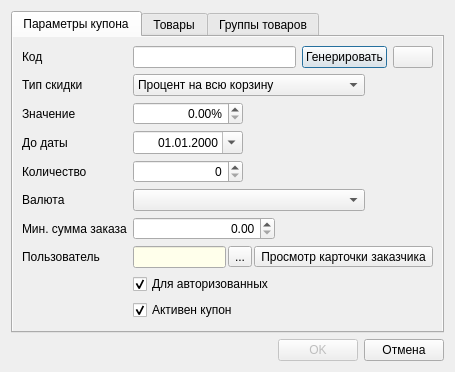
<?xml version="1.0" encoding="UTF-8"?>
<ui version="4.0">
 <class>FormCouponCard</class>
 <widget class="QDialog" name="FormCouponCard">
  <property name="geometry">
   <rect>
    <x>0</x>
    <y>0</y>
    <width>455</width>
    <height>358</height>
   </rect>
  </property>
  <property name="windowTitle">
   <string>Новый купон</string>
  </property>
  <layout class="QVBoxLayout" name="verticalLayout">
   <item>
    <widget class="QTabWidget" name="tabWidgetCoupon">
     <property name="autoFillBackground">
      <bool>true</bool>
     </property>
     <property name="currentIndex">
      <number>0</number>
     </property>
     <widget class="QWidget" name="tabMain">
      <property name="autoFillBackground">
       <bool>true</bool>
      </property>
      <attribute name="title">
       <string>Параметры купона</string>
      </attribute>
      <layout class="QGridLayout" name="gridLayout">
       <item row="0" column="0">
        <widget class="QLabel" name="label">
         <property name="text">
          <string>Код</string>
         </property>
        </widget>
       </item>
       <item row="0" column="1" colspan="5">
        <layout class="QHBoxLayout" name="horizontalLayout_4">
         <item>
          <widget class="QLineEdit" name="lineEditCode"/>
         </item>
         <item>
          <widget class="QPushButton" name="pushButtonGenerateCode">
           <property name="text">
            <string>Генерировать</string>
           </property>
          </widget>
         </item>
         <item>
          <widget class="QPushButton" name="pushButtonCopyCode">
           <property name="toolTip">
            <string>Скопировать код в буфер обмена</string>
           </property>
           <property name="text">
            <string/>
           </property>
           <property name="icon">
            <iconset resource="../../res.qrc">
             <normaloff>:/32/icons/32x32/copy.png</normaloff>:/32/icons/32x32/copy.png</iconset>
           </property>
          </widget>
         </item>
        </layout>
       </item>
       <item row="1" column="0">
        <widget class="QLabel" name="label_2">
         <property name="text">
          <string>Тип скидки</string>
         </property>
        </widget>
       </item>
       <item row="1" column="1" colspan="4">
        <widget class="QComboBox" name="comboBoxType">
         <property name="sizePolicy">
          <sizepolicy hsizetype="Expanding" vsizetype="Fixed">
           <horstretch>0</horstretch>
           <verstretch>0</verstretch>
          </sizepolicy>
         </property>
         <item>
          <property name="text">
           <string>Процент на всю корзину</string>
          </property>
         </item>
         <item>
          <property name="text">
           <string>Абсолютная скидка на корзину</string>
          </property>
         </item>
         <item>
          <property name="text">
           <string>Процент на позиции товаров</string>
          </property>
         </item>
        </widget>
       </item>
       <item row="1" column="5">
        <spacer name="horizontalSpacer_2">
         <property name="orientation">
          <enum>Qt::Horizontal</enum>
         </property>
         <property name="sizeType">
          <enum>QSizePolicy::Preferred</enum>
         </property>
         <property name="sizeHint" stdset="0">
          <size>
           <width>78</width>
           <height>19</height>
          </size>
         </property>
        </spacer>
       </item>
       <item row="2" column="0">
        <widget class="QLabel" name="label_3">
         <property name="text">
          <string>Значение</string>
         </property>
        </widget>
       </item>
       <item row="2" column="1">
        <widget class="QDoubleSpinBox" name="doubleSpinBoxValue">
         <property name="sizePolicy">
          <sizepolicy hsizetype="Preferred" vsizetype="Fixed">
           <horstretch>0</horstretch>
           <verstretch>0</verstretch>
          </sizepolicy>
         </property>
         <property name="minimumSize">
          <size>
           <width>80</width>
           <height>0</height>
          </size>
         </property>
         <property name="alignment">
          <set>Qt::AlignRight|Qt::AlignTrailing|Qt::AlignVCenter</set>
         </property>
         <property name="suffix">
          <string>%</string>
         </property>
         <property name="maximum">
          <double>16777215.000000000000000</double>
         </property>
        </widget>
       </item>
       <item row="2" column="2" colspan="4">
        <spacer name="horizontalSpacer_7">
         <property name="orientation">
          <enum>Qt::Horizontal</enum>
         </property>
         <property name="sizeHint" stdset="0">
          <size>
           <width>152</width>
           <height>19</height>
          </size>
         </property>
        </spacer>
       </item>
       <item row="3" column="0">
        <widget class="QLabel" name="label_4">
         <property name="text">
          <string>До даты</string>
         </property>
        </widget>
       </item>
       <item row="3" column="1">
        <widget class="QDateTimeEdit" name="dateTimeEditEnd">
         <property name="alignment">
          <set>Qt::AlignRight|Qt::AlignTrailing|Qt::AlignVCenter</set>
         </property>
         <property name="displayFormat">
          <string>dd.MM.yyyy</string>
         </property>
         <property name="calendarPopup">
          <bool>true</bool>
         </property>
        </widget>
       </item>
       <item row="3" column="3" colspan="3">
        <spacer name="horizontalSpacer_3">
         <property name="orientation">
          <enum>Qt::Horizontal</enum>
         </property>
         <property name="sizeHint" stdset="0">
          <size>
           <width>152</width>
           <height>19</height>
          </size>
         </property>
        </spacer>
       </item>
       <item row="4" column="0">
        <widget class="QLabel" name="label_5">
         <property name="text">
          <string>Количество</string>
         </property>
        </widget>
       </item>
       <item row="4" column="1">
        <widget class="QSpinBox" name="spinBoxCount">
         <property name="sizePolicy">
          <sizepolicy hsizetype="Preferred" vsizetype="Fixed">
           <horstretch>0</horstretch>
           <verstretch>0</verstretch>
          </sizepolicy>
         </property>
         <property name="minimumSize">
          <size>
           <width>110</width>
           <height>0</height>
          </size>
         </property>
         <property name="alignment">
          <set>Qt::AlignRight|Qt::AlignTrailing|Qt::AlignVCenter</set>
         </property>
         <property name="maximum">
          <number>16777215</number>
         </property>
        </widget>
       </item>
       <item row="4" column="3" colspan="3">
        <spacer name="horizontalSpacer_4">
         <property name="orientation">
          <enum>Qt::Horizontal</enum>
         </property>
         <property name="sizeHint" stdset="0">
          <size>
           <width>152</width>
           <height>19</height>
          </size>
         </property>
        </spacer>
       </item>
       <item row="5" column="0">
        <widget class="QLabel" name="labelCurrency">
         <property name="enabled">
          <bool>true</bool>
         </property>
         <property name="text">
          <string>Валюта</string>
         </property>
        </widget>
       </item>
       <item row="5" column="1" colspan="4">
        <widget class="QComboBox" name="comboBoxCurrency">
         <property name="enabled">
          <bool>true</bool>
         </property>
         <property name="sizePolicy">
          <sizepolicy hsizetype="Expanding" vsizetype="Fixed">
           <horstretch>0</horstretch>
           <verstretch>0</verstretch>
          </sizepolicy>
         </property>
        </widget>
       </item>
       <item row="6" column="0">
        <widget class="QLabel" name="label_7">
         <property name="text">
          <string>Мин. сумма заказа</string>
         </property>
        </widget>
       </item>
       <item row="6" column="1" colspan="2">
        <widget class="QDoubleSpinBox" name="doubleSpinBoxMinAmountOrder">
         <property name="sizePolicy">
          <sizepolicy hsizetype="Preferred" vsizetype="Fixed">
           <horstretch>0</horstretch>
           <verstretch>0</verstretch>
          </sizepolicy>
         </property>
         <property name="minimumSize">
          <size>
           <width>120</width>
           <height>0</height>
          </size>
         </property>
         <property name="alignment">
          <set>Qt::AlignRight|Qt::AlignTrailing|Qt::AlignVCenter</set>
         </property>
         <property name="maximum">
          <double>16777215.000000000000000</double>
         </property>
        </widget>
       </item>
       <item row="6" column="4" colspan="2">
        <spacer name="horizontalSpacer_5">
         <property name="orientation">
          <enum>Qt::Horizontal</enum>
         </property>
         <property name="sizeHint" stdset="0">
          <size>
           <width>152</width>
           <height>19</height>
          </size>
         </property>
        </spacer>
       </item>
       <item row="7" column="0">
        <widget class="QLabel" name="label_8">
         <property name="text">
          <string>Пользователь</string>
         </property>
        </widget>
       </item>
       <item row="7" column="1" colspan="5">
        <layout class="QHBoxLayout" name="horizontalLayout_2">
         <property name="spacing">
          <number>2</number>
         </property>
         <item>
          <widget class="QLineEdit" name="lineEditUser">
           <property name="palette">
            <palette>
             <active>
              <colorrole role="Base">
               <brush brushstyle="SolidPattern">
                <color alpha="255">
                 <red>255</red>
                 <green>255</green>
                 <blue>235</blue>
                </color>
               </brush>
              </colorrole>
             </active>
             <inactive>
              <colorrole role="Base">
               <brush brushstyle="SolidPattern">
                <color alpha="255">
                 <red>255</red>
                 <green>255</green>
                 <blue>235</blue>
                </color>
               </brush>
              </colorrole>
             </inactive>
             <disabled>
              <colorrole role="Base">
               <brush brushstyle="SolidPattern">
                <color alpha="255">
                 <red>240</red>
                 <green>240</green>
                 <blue>240</blue>
                </color>
               </brush>
              </colorrole>
             </disabled>
            </palette>
           </property>
           <property name="toolTip">
            <string>Пользователь купона (действителен только для авторизованных пользователей)</string>
           </property>
           <property name="readOnly">
            <bool>true</bool>
           </property>
          </widget>
         </item>
         <item>
          <widget class="QToolButton" name="toolButtonUser">
           <property name="toolTip">
            <string>Выбрать заказчика из справочника</string>
           </property>
           <property name="text">
            <string>...</string>
           </property>
          </widget>
         </item>
         <item>
          <widget class="QToolButton" name="toolButtonUserClear">
           <property name="text">
            <string>Просмотр карточки заказчика</string>
           </property>
           <property name="icon">
            <iconset resource="../../res.qrc">
             <normaloff>:/16/icons/16x16/Delete.png</normaloff>:/16/icons/16x16/Delete.png</iconset>
           </property>
          </widget>
         </item>
        </layout>
       </item>
       <item row="8" column="1" colspan="3">
        <widget class="QCheckBox" name="checkBoxIsRegUser">
         <property name="text">
          <string>Для авторизованных</string>
         </property>
         <property name="checked">
          <bool>true</bool>
         </property>
        </widget>
       </item>
       <item row="9" column="1">
        <widget class="QCheckBox" name="checkBoxIsActive">
         <property name="text">
          <string>Активен купон</string>
         </property>
         <property name="checked">
          <bool>true</bool>
         </property>
        </widget>
       </item>
       <item row="10" column="4">
        <spacer name="verticalSpacer">
         <property name="orientation">
          <enum>Qt::Vertical</enum>
         </property>
         <property name="sizeHint" stdset="0">
          <size>
           <width>20</width>
           <height>40</height>
          </size>
         </property>
        </spacer>
       </item>
      </layout>
     </widget>
     <widget class="QWidget" name="tabProducts">
      <property name="autoFillBackground">
       <bool>true</bool>
      </property>
      <attribute name="title">
       <string>Товары</string>
      </attribute>
      <layout class="QVBoxLayout" name="verticalLayout_2">
       <property name="spacing">
        <number>4</number>
       </property>
       <property name="leftMargin">
        <number>2</number>
       </property>
       <property name="topMargin">
        <number>2</number>
       </property>
       <property name="rightMargin">
        <number>2</number>
       </property>
       <property name="bottomMargin">
        <number>2</number>
       </property>
       <item>
        <layout class="QHBoxLayout" name="horizontalLayout_11">
         <property name="spacing">
          <number>2</number>
         </property>
         <item>
          <widget class="QToolButton" name="toolButtonAddProduct">
           <property name="toolTip">
            <string>Добавить товары</string>
           </property>
           <property name="text">
            <string>Добавить</string>
           </property>
           <property name="icon">
            <iconset resource="../../res.qrc">
             <normaloff>:/32/icons/32x32/add.png</normaloff>:/32/icons/32x32/add.png</iconset>
           </property>
           <property name="iconSize">
            <size>
             <width>24</width>
             <height>24</height>
            </size>
           </property>
           <property name="toolButtonStyle">
            <enum>Qt::ToolButtonTextBesideIcon</enum>
           </property>
          </widget>
         </item>
         <item>
          <widget class="QToolButton" name="toolButtonDeleteProduct">
           <property name="enabled">
            <bool>false</bool>
           </property>
           <property name="toolTip">
            <string>Удалить товары</string>
           </property>
           <property name="text">
            <string/>
           </property>
           <property name="icon">
            <iconset resource="../../res.qrc">
             <normaloff>:/32/icons/32x32/delete.png</normaloff>:/32/icons/32x32/delete.png</iconset>
           </property>
           <property name="iconSize">
            <size>
             <width>24</width>
             <height>24</height>
            </size>
           </property>
          </widget>
         </item>
         <item>
          <spacer name="horizontalSpacer_11">
           <property name="orientation">
            <enum>Qt::Horizontal</enum>
           </property>
           <property name="sizeHint" stdset="0">
            <size>
             <width>40</width>
             <height>20</height>
            </size>
           </property>
          </spacer>
         </item>
        </layout>
       </item>
       <item>
        <widget class="QTreeView" name="treeViewProducts">
         <property name="selectionMode">
          <enum>QAbstractItemView::ExtendedSelection</enum>
         </property>
        </widget>
       </item>
      </layout>
     </widget>
     <widget class="QWidget" name="tabGroups">
      <property name="autoFillBackground">
       <bool>true</bool>
      </property>
      <attribute name="title">
       <string>Группы товаров</string>
      </attribute>
      <layout class="QVBoxLayout" name="verticalLayout_3">
       <property name="spacing">
        <number>4</number>
       </property>
       <property name="leftMargin">
        <number>2</number>
       </property>
       <property name="topMargin">
        <number>2</number>
       </property>
       <property name="rightMargin">
        <number>2</number>
       </property>
       <property name="bottomMargin">
        <number>2</number>
       </property>
       <item>
        <layout class="QHBoxLayout" name="horizontalLayout_12">
         <property name="spacing">
          <number>2</number>
         </property>
         <item>
          <widget class="QToolButton" name="toolButtonAddGroup">
           <property name="toolTip">
            <string>Добавить товары</string>
           </property>
           <property name="text">
            <string>Добавить</string>
           </property>
           <property name="icon">
            <iconset resource="../../res.qrc">
             <normaloff>:/32/icons/32x32/add.png</normaloff>:/32/icons/32x32/add.png</iconset>
           </property>
           <property name="iconSize">
            <size>
             <width>24</width>
             <height>24</height>
            </size>
           </property>
           <property name="toolButtonStyle">
            <enum>Qt::ToolButtonTextBesideIcon</enum>
           </property>
          </widget>
         </item>
         <item>
          <widget class="QToolButton" name="toolButtonDeleteGroup">
           <property name="enabled">
            <bool>false</bool>
           </property>
           <property name="toolTip">
            <string>Удалить товары</string>
           </property>
           <property name="text">
            <string/>
           </property>
           <property name="icon">
            <iconset resource="../../res.qrc">
             <normaloff>:/32/icons/32x32/delete.png</normaloff>:/32/icons/32x32/delete.png</iconset>
           </property>
           <property name="iconSize">
            <size>
             <width>24</width>
             <height>24</height>
            </size>
           </property>
          </widget>
         </item>
         <item>
          <spacer name="horizontalSpacer_12">
           <property name="orientation">
            <enum>Qt::Horizontal</enum>
           </property>
           <property name="sizeHint" stdset="0">
            <size>
             <width>40</width>
             <height>20</height>
            </size>
           </property>
          </spacer>
         </item>
        </layout>
       </item>
       <item>
        <widget class="QTreeView" name="treeViewGroups">
         <property name="selectionMode">
          <enum>QAbstractItemView::ExtendedSelection</enum>
         </property>
        </widget>
       </item>
      </layout>
     </widget>
    </widget>
   </item>
   <item>
    <layout class="QHBoxLayout" name="horizontalLayout">
     <item>
      <spacer name="horizontalSpacer">
       <property name="orientation">
        <enum>Qt::Horizontal</enum>
       </property>
       <property name="sizeHint" stdset="0">
        <size>
         <width>40</width>
         <height>20</height>
        </size>
       </property>
      </spacer>
     </item>
     <item>
      <widget class="QPushButton" name="pushButtonOK">
       <property name="enabled">
        <bool>false</bool>
       </property>
       <property name="text">
        <string>OK</string>
       </property>
      </widget>
     </item>
     <item>
      <widget class="QPushButton" name="pushButtonCancel">
       <property name="text">
        <string>Отмена</string>
       </property>
      </widget>
     </item>
    </layout>
   </item>
  </layout>
 </widget>
 <resources>
  <include location="../../res.qrc"/>
 </resources>
 <connections/>
</ui>
